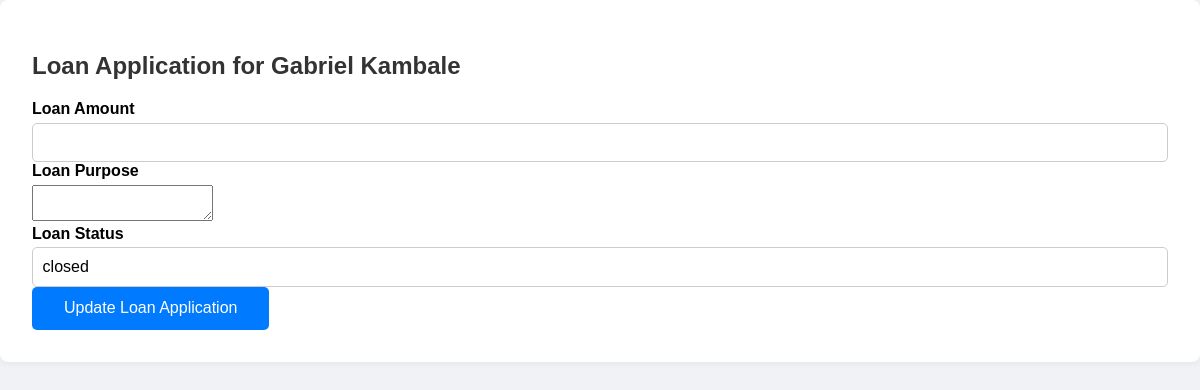
The page /loan-form/2 on the database its author committed.
### app.py (models this page shows, shortened)
class Customer(db.Model):
    __tablename__ = 'customers'
    __table_args__ = (
        db.UniqueConstraint('national_id', name='uq_customers_national_id'),
        db.UniqueConstraint('file_number', name='uq_customers_file_number'),
        db.UniqueConstraint('employment_number', name='uq_customers_employment_number'),
        db.Index('idx_customers_national_id', 'national_id'),
        db.Index('idx_customers_file_number', 'file_number'),
        db.Index('idx_customers_employment_number', 'employment_number'),
        db.Index('idx_customers_agent_id', 'agent_id'),
    )
    id = db.Column(db.Integer, primary_key=True)
    national_id = db.Column(db.String(20), unique=True, nullable=False)
    first_name = db.Column(db.String(100), nullable=False)
    last_name = db.Column(db.String(100), nullable=False)
    gender = db.Column(db.String(10))
    dob = db.Column(db.String(20))
    title = db.Column(db.String(20))
    email = db.Column(db.String(100), nullable=False)
    contact = db.Column(db.String(20))
    address = db.Column(db.String(255))
    next_of_kin_name = db.Column(db.String(20),nullable=False)
    next_of_kin_relationship = db.Column(db.String(20),nullable=False)
    next_of_kin_contact = db.Column(db.String(20))
    employer = db.Column(db.String(100), nullable=False)
    job_title = db.Column(db.String(100))
    salary = db.Column(db.Float)
    service_length = db.Column(db.String(50))
    bank_name = db.Column(db.String(100))
    bank_account = db.Column(db.String(20), nullable=False)
    salary_deposited = db.Column(db.String(10))
    district = db.Column(db.String(100))
    region = db.Column(db.String(100))
    amount_requested = db.Column(db.Float)
    status = db.Column(db.String(20), default='pending')
    is_approved_for_creation = db.Column(db.Boolean, default=False)
    maker_id = db.Column(db.Integer, nullable=False)
    checker_id = db.Column(db.Integer)
    is_approved_for_deletion = db.Column(db.Boolean, default=False)
    file_number = db.Column(db.String(20))
    created_at = db.Column(db.DateTime, default=datetime.utcnow)
    date_joined = db.Column(db.Date, nullable=True, index=True)
    is_voluntary_retirement_candidate = db.Column(db.Boolean, default=False)
    agent_id = db.Column(db.Integer, db.ForeignKey('agents.id'), nullable=True)
    employment_number = db.Column(db.String(20), unique=True, nullable=True)
    loans = db.relationship('LoanApplication', back_populates='customer')
    agent = db.relationship('Agent', back_populates='customers')
    customer_documents = db.relationship("Document", back_populates="customer", lazy=True)
    @property
    def is_voluntary_retirement_candidate(self):
        return self.years_in_service is not None and self.years_in_service >= 20

class LoanApplication(db.Model):
    __tablename__ = 'loan_applications'
    __table_args__ = (
        db.UniqueConstraint('loan_number', name='uq_loan_applications_loan_number'),
        db.Index('ix_loan_applications_created_at', 'created_at'),
        db.Index('ix_loan_applications_region_category', 'region', 'category'),
        db.Index('idx_loan_applications_loan_number', 'loan_number'),
        db.Index('idx_loan_applications_customer_id', 'customer_id'),
        db.Index('idx_loan_applications_agent_id', 'agent_id'),
    )
    id = db.Column(db.Integer, primary_key=True)
    customer_id = db.Column(db.Integer, db.ForeignKey('customers.id'), nullable=False)
    loan_amount = db.Column(db.Float,nullable=False, default=0.0)
    status = db.Column(db.String(20), default='pending')
    created_at = db.Column(db.DateTime, default=datetime.utcnow)
    term_months = db.Column(db.Integer)
    monthly_instalment = db.Column(db.Float)
    total_repayment = db.Column(db.Float)
    effective_rate = db.Column(db.Float)
    category = db.Column(db.String(50))
    region = db.Column(db.String(50))
    loan_category = db.Column(db.Integer, nullable=False)
    disbursed = db.Column(db.Boolean, default=False)
    disbursed_bank = db.Column(db.String(100))
    crb_fees = db.Column(db.Float, default=3000)
    origination_fees = db.Column(db.Float)
    insurance_fees = db.Column(db.Float)
    total_fees = db.Column(db.Float)
    collection_fees = db.Column(db.Float)
    schedule_id = db.Column(
    db.Integer,
    db.ForeignKey('repayment_schedules.id', use_alter=True, name='fk_schedule_id'),
    nullable=True
    )
    loan_number = db.Column(db.String(20), nullable=True, unique=True)
    file_number = db.Column(db.String(50))
    date_created = db.Column(db.DateTime, default=datetime.utcnow)
    disbursement_date = db.Column(db.Date, nullable=True)
    cash_to_client = db.Column(db.Float,nullable=False, default=0.0)
    top_up_interest = db.Column(db.Float, default=0.0)
    settlement_interest = db.Column(db.Float, default=0.0)
    closure_type = db.Column(db.String(20))  # 'settlement' or 'topup'
    closure_date = db.Column(db.DateTime)
    top_up_of = db.Column(db.Integer, db.ForeignKey('loan_applications.id'), nullable=True)
    application_status = db.Column(db.String(20), nullable=False, default='pending')
    loan_state = db.Column(db.String(20), nullable=False, default='active')
    performance_status = db.Column(db.String(20), nullable=False, default='performing')
    top_up_balance = db.Column(db.Float, default=0.0)
    settlement_balance = db.Column(db.Float, default=0.0)
    current_balance = db.Column(db.Float, default=0.0)
    settlement_type = Column(Enum(SettlementTypeEnum), nullable=True)
    settling_institution = Column(String(255), nullable=True)  # only if third_party
    settlement_reason = db.Column(db.String(255), nullable=True)
    vote_id = db.Column(db.Integer, db.ForeignKey('votes.id'))
    outstanding_fees = db.Column(db.Float, default=0.0)
    pricing_version = db.Column(db.Integer, default=1)
    applied_interest_rate = db.Column(db.Float)
    applied_collection_fee = db.Column(db.Float)
    written_off_amount = db.Column(db.Float, default=0.0)
    insurance_settlement_amount = db.Column(db.Float, default=0.0)
    agent_id = db.Column(db.Integer, db.ForeignKey('agents.id'), nullable=True)
    parent_loan_id = db.Column(
        db.Integer,
        db.ForeignKey('loan_applications.id'),
        nullable=True
    )
    vote = db.relationship('Vote', backref='loan_applications')
    documents = db.relationship("Document", back_populates="loan", lazy=True)
    topups = db.relationship(
        'LoanApplication',
        foreign_keys=[parent_loan_id],  # 👈 Specify which foreign key to use
        backref=db.backref('parent_loan', remote_side=[id]),
        cascade='all, delete-orphan'
    )
    agent = db.relationship("Agent", backref="loan_applications", foreign_keys=[agent_id])
    payments = db.relationship('Payment', back_populates='loan', cascade='all, delete-orphan')
    customer = db.relationship('Customer', back_populates='loans')
    repayment_schedules = db.relationship(
        'RepaymentSchedule',
        back_populates='loan',
        cascade='all, delete-orphan',
        foreign_keys='RepaymentSchedule.loan_id'
        )
    from datetime import datetime
    from dateutil.relativedelta import relativedelta   # already using
    import calendar

### app.py (the view)
@app.route('/loan-form/<int:customer_id>', methods=['GET', 'POST'])
def loan_form(customer_id):
    customer = Customer.query.get_or_404(customer_id)
    if not customer.is_approved_for_creation:
        flash("Customer not approved yet.", "danger")
        return redirect(url_for('customers'))
    loan = LoanApplication.query.filter_by(customer_id=customer.id).first()
    if not loan:
        flash("Loan application not found.", "warning")
        return redirect(url_for('customers'))
    if request.method == 'POST':
        loan.amount = float(request.form.get('loan_amount') or loan.amount)
        loan.status = 'approved'
        db.session.commit()
        flash("Loan updated successfully.", "success")
    return render_template('loan_form.html', customer=customer, loan=loan)

### app.py (called while the page is built, shortened)
@app.context_processor
def inject_notifications():
    if not current_user.is_authenticated:
        return dict(notifications=[])

### templates/loan_form.html (shortened to what this page needs)
<!DOCTYPE html>
<html lang="en">
<head>
    <link rel="stylesheet" href="{{ url_for('static', filename='styles.css') }}">
</head>
<body>
    <div class="container mt-5">
        <h2 class="mb-4">Loan Application for {{ customer.first_name }} {{ customer.last_name }}</h2>
        {% if loan %}
            <form method="POST">
                <div class="form-group">
                    <label for="loan_amount">Loan Amount</label>
                    <input type="number" step="0.01" id="loan_amount" name="loan_amount" class="form-control" value="{{ loan.amount }}" required>
                </div>
                <div class="form-group">
                    <label for="loan_purpose">Loan Purpose</label>
                    <textarea id="loan_purpose" name="loan_purpose" class="form-control" required>{{ loan.purpose }}</textarea>
                </div>
                <div class="form-group">
                    <label for="loan_status">Loan Status</label>
                    <input type="text" id="loan_status" name="loan_status" class="form-control" value="{{ loan.status }}" readonly>
                </div>
                <button type="submit" class="btn btn-primary">Update Loan Application</button>
            </form>
        {% else %}
            <div class="alert alert-warning">
                No loan application found for this customer.
            </div>
        {% endif %}
    </div>
</body>
</html>

### templates/static/styles.css (style rules this page uses)
body { font-family: Arial, sans-serif; margin: 0; background-color: #f0f2f5; }
h1, h2 { color: #333; }
.container, .main-content { background-color: #fff; padding: 2rem; margin-bottom: 2rem; border-radius: 8px; box-shadow: 0 2px 6px rgba(0, 0, 0, 0.05); }
label { display: block; margin-bottom: 0.3rem; font-weight: bold; }
input[type="text"], input[type="email"], input[type="number"], input[type="date"], select { width: 100%; padding: 0.6rem; border: 1px solid #ccc; border-radius: 5px; font-size: 1rem; box-sizing: border-box; }
button[type="submit"] { background-color: #007bff; color: white; padding: 0.8rem 2rem; border: none; border-radius: 5px; font-size: 1rem; cursor: pointer; }

### rows shown on the page
Customer: first_name "Gabriel", last_name "Kambale"
LoanApplication: loan_status "closed"
